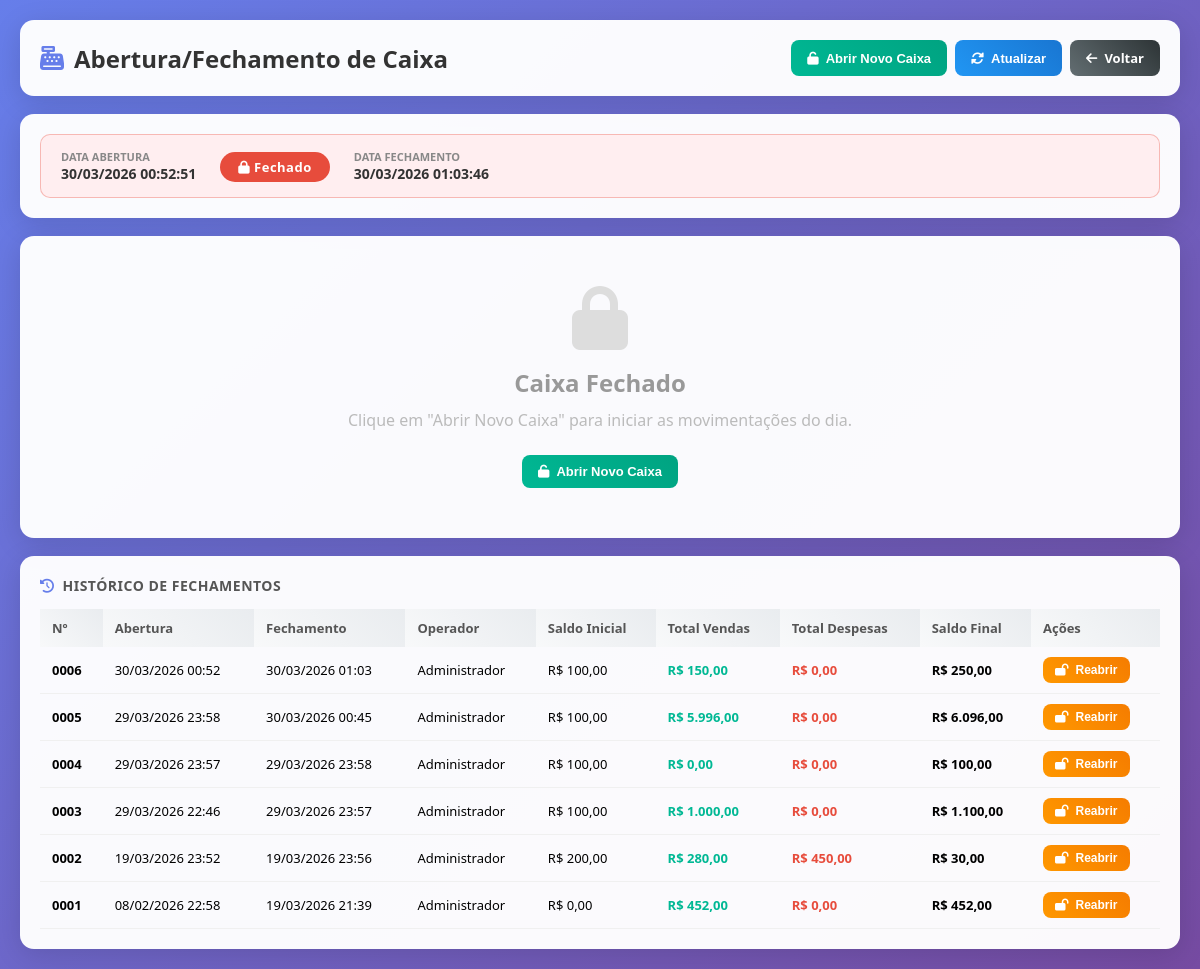
The page /modules/cashflow/index.php (signed in) on the database its author committed.
### tables this page shows
CREATE TABLE `cash_register` (
  `id` int(11) NOT NULL AUTO_INCREMENT,
  `user_id` int(11) NOT NULL,
  `opening_date` datetime NOT NULL,
  `closing_date` datetime DEFAULT NULL,
  `opening_balance` decimal(10,2) NOT NULL DEFAULT 0.00,
  `closing_balance` decimal(10,2) DEFAULT NULL,
  `total_sales` decimal(10,2) DEFAULT 0.00,
  `total_expenses` decimal(10,2) DEFAULT 0.00,
  `total_cash` decimal(10,2) DEFAULT 0.00,
  `total_pix` decimal(10,2) DEFAULT 0.00,
  `total_debit_card` decimal(10,2) DEFAULT 0.00,
  `total_credit_card` decimal(10,2) DEFAULT 0.00,
  `observations` text DEFAULT NULL,
  `status` enum('open','closed') DEFAULT 'open',
  `created_at` timestamp NULL DEFAULT current_timestamp(),
  `updated_at` timestamp NULL DEFAULT current_timestamp() ON UPDATE current_timestamp(),
  PRIMARY KEY (`id`),
  KEY `user_id` (`user_id`),
  CONSTRAINT `cash_register_ibfk_1` FOREIGN KEY (`user_id`) REFERENCES `users` (`id`)
);

CREATE TABLE `users` (
  `id` int(11) NOT NULL AUTO_INCREMENT,
  `name` varchar(100) NOT NULL,
  `email` varchar(100) NOT NULL,
  `password` varchar(255) NOT NULL,
  `role` enum('admin','manager','operator','seller','technician') DEFAULT NULL,
  `permissions` text DEFAULT NULL,
  `status` enum('active','inactive') DEFAULT 'active',
  `active` tinyint(1) DEFAULT 1,
  `created_at` timestamp NULL DEFAULT current_timestamp(),
  `updated_at` timestamp NULL DEFAULT current_timestamp() ON UPDATE current_timestamp(),
  `deleted_at` timestamp NULL DEFAULT NULL COMMENT 'Data de deleção (soft delete)',
  PRIMARY KEY (`id`),
  UNIQUE KEY `email` (`email`),
  KEY `idx_deleted_at` (`deleted_at`)
);

### modules/cashflow/index.php (the view, shortened to what the rows shown need)
<?php
require_once('../../config/database.php');
$conn = $database->getConnection();
$isAdmin = ($_SESSION['user_role'] ?? '') === 'admin';
$stmt = $conn->prepare("SELECT * FROM cash_register WHERE user_id=? AND status='open' ORDER BY opening_date DESC LIMIT 1");
$stmt->execute([$_SESSION['user_id']]);
$reg = $stmt->fetch(PDO::FETCH_ASSOC);
$movements = [];
$total_entries = 0;
$total_exits   = 0;
$current_balance = $reg ? $reg['opening_balance'] : 0;
$payment_breakdown = [];
if ($isAdmin) {
    $stmt = $conn->prepare("SELECT cr.*, u.name as user_name FROM cash_register cr LEFT JOIN users u ON cr.user_id=u.id WHERE cr.status='closed' ORDER BY cr.closing_date DESC LIMIT 30");
    $stmt->execute();
} else {
    $stmt = $conn->prepare("SELECT cr.*, u.name as user_name FROM cash_register cr LEFT JOIN users u ON cr.user_id=u.id WHERE cr.user_id=? AND cr.status='closed' ORDER BY cr.closing_date DESC LIMIT 30");
    $stmt->execute([$_SESSION['user_id']]);
}
$history = $stmt->fetchAll(PDO::FETCH_ASSOC);
function fmtMoney($v){ return 'R$ '.number_format($v,2,',','.'); }
?>
<!DOCTYPE html>
<html lang="pt-BR">
<head>
<link href="https://cdnjs.cloudflare.com/ajax/libs/font-awesome/6.0.0/css/all.min.css" rel="stylesheet">
</head>
<body>
<div class="wrap">
    <div class="card top-header">
        <div style="display:flex;align-items:center;gap:14px;">
            <h1><i class="fas fa-cash-register" style="color:#667eea;"></i> Abertura/Fechamento de Caixa</h1>
        </div>
    </div>
    <div class="card">
        <?php if ($reg): ?>
        <div class="status-bar open">
            <div class="status-info">
                <small>Data Abertura</small>
                <strong><?= date('d/m/Y H:i:s', strtotime($reg['opening_date'])) ?></strong>
            </div>
            <div>
                <span class="situacao-badge open"><i class="fas fa-lock-open"></i> Aberto</span>
            </div>
            <div class="status-info">
                <small>Data Fechamento</small>
                <strong style="color:#aaa;">—</strong>
            </div>
            <div class="status-info" style="margin-left:auto;">
                <small>Operador</small>
                <strong><?= htmlspecialchars($_SESSION['user_name'] ?? '') ?></strong>
            </div>
        </div>
        <?php elseif (!empty($history)): ?>
        <?php $last = $history[0]; ?>
        <div class="status-bar closed">
            <div class="status-info">
                <small>Data Abertura</small>
                <strong><?= date('d/m/Y H:i:s', strtotime($last['opening_date'])) ?></strong>
            </div>
            <div>
                <span class="situacao-badge closed"><i class="fas fa-lock"></i> Fechado</span>
            </div>
            <div class="status-info">
                <small>Data Fechamento</small>
                <strong><?= date('d/m/Y H:i:s', strtotime($last['closing_date'])) ?></strong>
            </div>
        </div>
        <?php else: ?>
        <div class="status-bar none">
            <span class="situacao-badge none"><i class="fas fa-minus-circle"></i> Nenhum caixa registrado</span>
        </div>
        <?php endif; ?>
    </div>
    <?php if ($reg): ?>
    <div class="main-grid">
        <div class="card">
            <div class="section-title"><i class="fas fa-exchange-alt" style="color:#667eea;"></i> Movimentação</div>
            <table class="mov-table">
                <tr>
                    <td>Caixa Inicial/Reforço</td>
                    <td style="color:#2196F3;"><?= fmtMoney($reg['opening_balance']) ?></td>
                </tr>
                <?php
                $manualEntries  = array_sum(array_column(array_filter($movements, fn($m) => $m['type']==='entry'),  'amount'));
                $manualExpenses = array_sum(array_column(array_filter($movements, fn($m) => $m['type']==='expense'), 'amount'));
                $salesTotal     = array_sum(array_column(array_filter($movements, fn($m) => $m['type']==='sale'),    'amount'));
                $serviceTotal   = array_sum(array_column(array_filter($movements, fn($m) => $m['type']==='service'),'amount'));
                ?>
                <tr><td>Vendas PDV</td><td style="color:#00b894;"><?= fmtMoney($salesTotal) ?></td></tr>
                <tr><td>Serviços</td><td style="color:#00b894;"><?= fmtMoney($serviceTotal) ?></td></tr>
                <tr><td>Entradas Manuais</td><td style="color:#00b894;"><?= fmtMoney($manualEntries) ?></td></tr>
                <tr class="sep"><td colspan="2" style="color:#e74c3c;"><i class="fas fa-arrow-down"></i> Saídas</td></tr>
                <tr><td>Despesas / Saídas</td><td style="color:#e74c3c;"><?= fmtMoney($manualExpenses) ?></td></tr>
                <tr class="mov-total">
                    <td><i class="fas fa-arrow-up"></i> Total Entradas</td>
                    <td style="color:#00b894;"><?= fmtMoney($total_entries) ?></td>
                </tr>
                <tr class="mov-total red">
                    <td><i class="fas fa-arrow-down"></i> Total Saídas</td>
                    <td style="color:#e74c3c;"><?= fmtMoney($total_exits) ?></td>
                </tr>
                <tr style="background:#667eea10;">
                    <td style="font-weight:700;font-size:14px;padding:12px;">Saldo em Caixa</td>
                    <td style="font-weight:700;font-size:16px;color:#667eea;padding:12px;"><?= fmtMoney($current_balance) ?></td>
                </tr>
            </table>
        </div>
        <div class="card">
            <div class="section-title"><i class="fas fa-credit-card" style="color:#667eea;"></i> Recebimentos de Vendas</div>
            <?php if (empty($payment_breakdown)): ?>
                <p class="empty">Nenhuma venda registrada neste período.</p>
            <?php else: ?>
                <?php
                $payIcons = ['dinheiro'=>'fa-money-bill-wave','pix'=>'fa-qrcode','cartao_credito'=>'fa-credit-card','cartao_debito'=>'fa-credit-card','transferencia'=>'fa-exchange-alt','a_vista'=>'fa-money-bill'];
                foreach ($payment_breakdown as $pb):
                    $icon = $payIcons[$pb['payment_method']] ?? 'fa-coins';
                ?>
                <div class="pay-row" onclick="showPaymentDetail('<?= htmlspecialchars($pb['payment_method']) ?>','<?= htmlspecialchars(payLabel($pb['payment_method'])) ?>','<?= $reg['opening_date'] ?>')" title="Clique para ver detalhes das vendas">
                    <div class="pay-name">
                        <i class="fas <?= $icon ?>" style="color:#667eea;width:18px;text-align:center;"></i>
                        <?= payLabel($pb['payment_method']) ?>
                        <span class="pay-qty"><?= $pb['qty'] ?> venda(s)</span>
                    </div>
                    <div style="display:flex;align-items:center;gap:10px;">
                        <span class="pay-val"><?= fmtMoney($pb['total']) ?></span>
                        <i class="fas fa-search" style="color:#aaa;font-size:12px;"></i>
                    </div>
                </div>
                <?php endforeach; ?>
                <div style="display:flex;justify-content:space-between;padding:12px;background:#f0f0ff;border-radius:8px;margin-top:8px;font-weight:700;font-size:14px;">
                    <span>Total Recebido</span>
                    <span style="color:#667eea;"><?= fmtMoney(array_sum(array_column($payment_breakdown,'total'))) ?></span>
                </div>
            <?php endif; ?>
        </div>
    </div>
    <?php if ($isAdmin): ?>
    <div class="card">
        <div class="section-title"><i class="fas fa-list-alt" style="color:#667eea;"></i> Movimentações Detalhadas <span style="font-size:11px;background:#667eea22;color:#667eea;padding:2px 8px;border-radius:10px;margin-left:6px;">Admin</span></div>
        <table class="tbl" id="movTbl">
            <thead>
                <tr><th>Data/Hora</th><th>Tipo</th><th>Descrição</th><th style="text-align:right;">Valor</th></tr>
            </thead>
            <tbody id="movTblBody">
                <tr><td colspan="4" class="empty">Carregando...</td></tr>
            </tbody>
        </table>
        <div id="movPagination"></div>
    </div>
    <script>
    (function(){
        var _movData = <?= json_encode(array_map(function($m){
            return [
                date('d/m/Y H:i', strtotime($m['created_at'])),
                $m['type'],
                htmlspecialchars($m['description'] ?? ''),
                $m['amount'],
                in_array($m['type'],['sale','entry','service']) ? 1 : 0
            ];
        }, $movements)) ?>;
        var _typeLabels = {sale:'<i class="fas fa-shopping-cart"></i> Venda',service:'<i class="fas fa-tools"></i> Serviço',entry:'<i class="fas fa-arrow-up"></i> Entrada',expense:'<i class="fas fa-arrow-down"></i> Despesa'};
        var _page = 1, _pageSize = 15;
        function render(){
            var total = _movData.length;
            var totalPages = Math.max(1, Math.ceil(total / _pageSize));
            if (_page > totalPages) _page = totalPages;
            var start = (_page - 1) * _pageSize;
            var slice = _movData.slice(start, start + _pageSize);
            var tbody = document.getElementById('movTblBody');
            if (!total) {
                tbody.innerHTML = '<tr><td colspan="4" class="empty">Nenhuma movimentação registrada.</td></tr>';
                document.getElementById('movPagination').innerHTML = '';
                return;
            }
            tbody.innerHTML = slice.map(function(m){
                var isEntry = m[4];
                var color = isEntry ? '#00b894' : '#e74c3c';
                var signal = isEntry ? '+' : '-';
                var label = _typeLabels[m[1]] || m[1];
                var amt = parseFloat(m[3]).toFixed(2).replace('.',',');
                return '<tr>' +
                    '<td>'+m[0]+'</td>' +
                    '<td><span class="badge '+m[1]+'">'+label+'</span></td>' +
                    '<td>'+m[2]+'</td>' +
                    '<td style="text-align:right;font-weight:700;color:'+color+';">'+signal+' R$ '+amt+'</td>' +
                '</tr>';
            }).join('');
            var from = start + 1, to = Math.min(start + _pageSize, total);
            var prevDis = _page <= 1 ? ' disabled' : '';
            var nextDis = _page >= totalPages ? ' disabled' : '';
            document.getElementById('movPagination').innerHTML =
                '<div class="pagination-container">' +
                    '<span class="pagination-info">Mostrando '+from+' a '+to+' de '+total+' movimentações</span>' +
                    '<div class="pagination-controls">' +
                        '<div class="pagination-buttons">' +
                            '<button class="pagination-btn'+prevDis+'" onclick="if('+(_page>1?1:0)+')_movGoPage('+(_page-1)+')"><i class="fas fa-chevron-left"></i> Anterior</button>' +
                            '<span class="page-info">Página '+_page+' de '+totalPages+'</span>' +
                            '<button class="pagination-btn'+nextDis+'" onclick="if('+(_page<totalPages?1:0)+')_movGoPage('+(_page+1)+')">Próxima <i class="fas fa-chevron-right"></i></button>' +
                        '</div>' +
                    '</div>' +
                '</div>';
        }
        window._movGoPage = function(p){ _page = p; render(); document.getElementById('movTbl').scrollIntoView({behavior:'smooth',block:'nearest'}); };
        render();
    })();
    </script>
    <?php endif; ?>
    <?php else: ?>
    <div class="card" style="text-align:center;padding:50px;">
        <h2 style="color:#999;margin-bottom:10px;">Caixa Fechado</h2>
    </div>
    <?php endif; ?>
    <div class="card">
        <table class="hist-tbl">
            <thead>
                <tr>
                    <th>Nº</th>
                    <th>Abertura</th>
                    <th>Fechamento</th>
                    <?php if($isAdmin): ?><th>Operador</th><?php endif; ?>
                    <th>Saldo Inicial</th>
                    <th>Total Vendas</th>
                    <th>Total Despesas</th>
                    <th>Saldo Final</th>
                    <?php if($isAdmin): ?><th>Ações</th><?php endif; ?>
                </tr>
            </thead>
            <tbody>
                <?php if (empty($history)): ?>
                    <tr><td colspan="9" class="empty">Nenhum fechamento registrado.</td></tr>
                <?php else: foreach ($history as $h): ?>
                <tr>
                    <td><strong><?= str_pad($h['id'],4,'0',STR_PAD_LEFT) ?></strong></td>
                    <td><?= date('d/m/Y H:i', strtotime($h['opening_date'])) ?></td>
                    <td><?= date('d/m/Y H:i', strtotime($h['closing_date'])) ?></td>
                    <?php if($isAdmin): ?><td><?= htmlspecialchars($h['user_name']) ?></td><?php endif; ?>
                    <td><?= fmtMoney($h['opening_balance']) ?></td>
                    <td style="color:#00b894;font-weight:700;"><?= fmtMoney($h['total_sales']) ?></td>
                    <td style="color:#e74c3c;font-weight:700;"><?= fmtMoney($h['total_expenses']) ?></td>
                    <td style="font-weight:700;"><?= fmtMoney($h['closing_balance']) ?></td>
                    <?php if($isAdmin): ?>
                    <td>
                        <form method="POST" id="rfForm_<?= $h['id'] ?>" onsubmit="return false;">
                            <button type="button" class="btn btn-sm btn-orange" title="Reabrir" onclick="showConfirm('Reabrir o caixa Nº <?= str_pad($h['id'],4,'0',STR_PAD_LEFT) ?>?','Reabrir Caixa','Reabrir','Cancelar','warning').then(ok=>{if(ok)document.getElementById('rfForm_<?= $h['id'] ?>').submit();})">
                                <i class="fas fa-lock-open"></i> Reabrir
                            </button>
                        </form>
                    </td>
                    <?php endif; ?>
                </tr>
                <?php endforeach; endif; ?>
            </tbody>
        </table>
    </div>
</div>
</body>
</html>

### rows shown on the page
cash_register: opening_date "30/03/2026 00:52:51", closing_date "30/03/2026 01:03:46", id "0006", opening_date "30/03/2026 00:52", closing_date "30/03/2026 01:03", user.name "Administrador", opening_balance "R$ 100,00", total_sales "R$ 150,00", total_expenses "R$ 0,00", closing_balance "R$ 250,00"
cash_register: id "0005", opening_date "29/03/2026 23:58", closing_date "30/03/2026 00:45", user.name "Administrador", opening_balance "R$ 100,00", total_sales "R$ 5.996,00", total_expenses "R$ 0,00", closing_balance "R$ 6.096,00"
cash_register: id "0004", opening_date "29/03/2026 23:57", closing_date "29/03/2026 23:58", user.name "Administrador", opening_balance "R$ 100,00", total_sales "R$ 0,00", total_expenses "R$ 0,00", closing_balance "R$ 100,00"
cash_register: id "0003", opening_date "29/03/2026 22:46", closing_date "29/03/2026 23:57", user.name "Administrador", opening_balance "R$ 100,00", total_sales "R$ 1.000,00", total_expenses "R$ 0,00", closing_balance "R$ 1.100,00"
cash_register: id "0002", opening_date "19/03/2026 23:52", closing_date "19/03/2026 23:56", user.name "Administrador", opening_balance "R$ 200,00", total_sales "R$ 280,00", total_expenses "R$ 450,00", closing_balance "R$ 30,00"
cash_register: id "0001", opening_date "08/02/2026 22:58", closing_date "19/03/2026 21:39", user.name "Administrador", opening_balance "R$ 0,00", total_sales "R$ 452,00", total_expenses "R$ 0,00", closing_balance "R$ 452,00"
